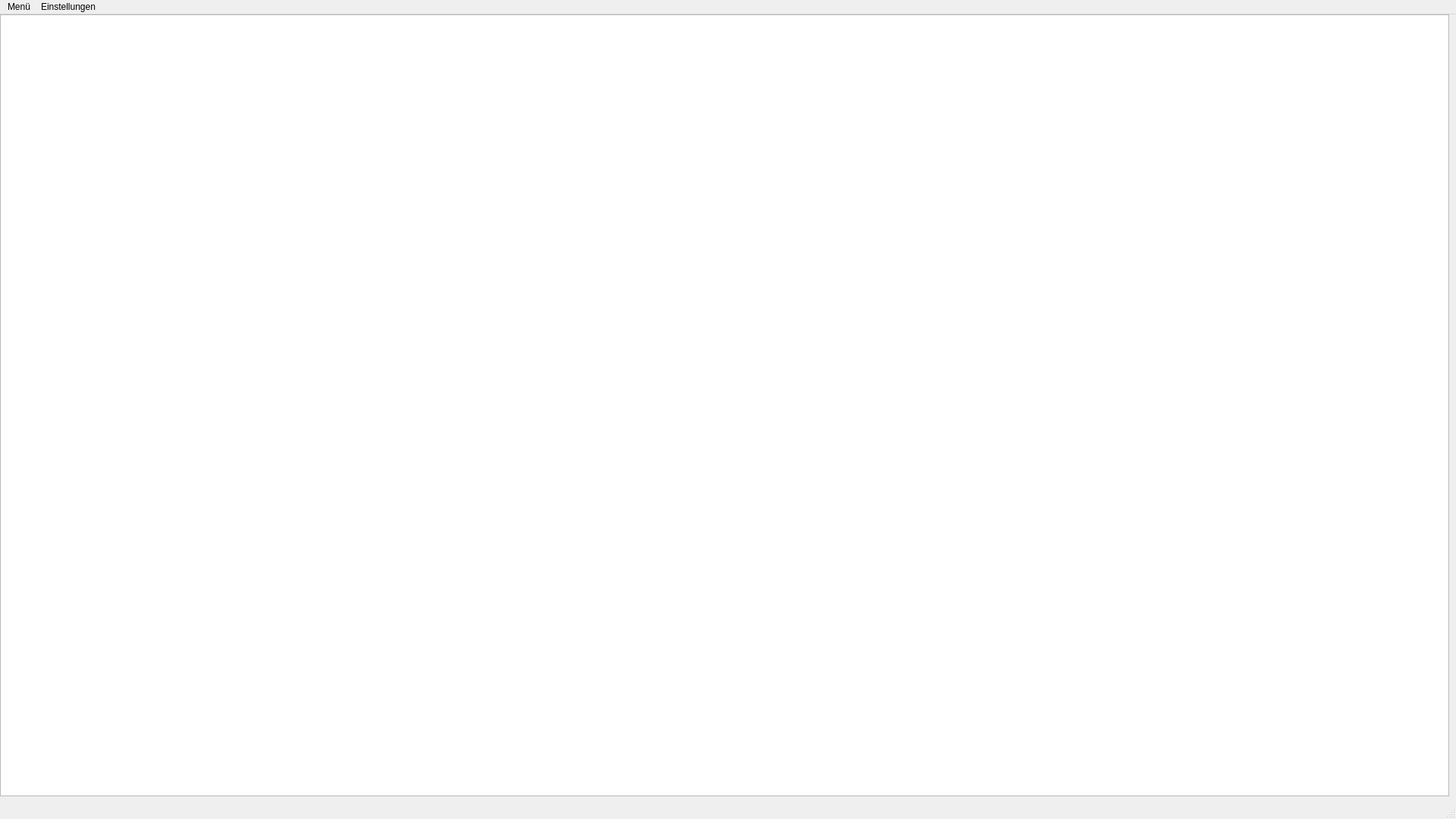
<?xml version="1.0" encoding="UTF-8"?>
<ui version="4.0">
 <class>MainWindow</class>
 <widget class="QMainWindow" name="MainWindow">
  <property name="geometry">
   <rect>
    <x>0</x>
    <y>0</y>
    <width>1920</width>
    <height>1080</height>
   </rect>
  </property>
  <property name="windowTitle">
   <string>MainWindow</string>
  </property>
  <widget class="QWidget" name="centralwidget">
   <widget class="QWidget" name="verticalLayoutWidget">
    <property name="geometry">
     <rect>
      <x>0</x>
      <y>0</y>
      <width>1911</width>
      <height>1031</height>
     </rect>
    </property>
    <layout class="QHBoxLayout" name="horizontalLayout">
     <item>
      <widget class="QTableView" name="tableView"/>
     </item>
    </layout>
   </widget>
  </widget>
  <widget class="QMenuBar" name="menubar">
   <property name="geometry">
    <rect>
     <x>0</x>
     <y>0</y>
     <width>1920</width>
     <height>21</height>
    </rect>
   </property>
   <widget class="QMenu" name="menuMen">
    <property name="title">
     <string>Menü</string>
    </property>
    <addaction name="separator"/>
    <addaction name="actionAnzeige"/>
    <addaction name="actionDatei_einlesen"/>
    <addaction name="actionFlug_ndern"/>
    <addaction name="actionStatistiken"/>
    <addaction name="actionExportieren"/>
   </widget>
   <widget class="QMenu" name="menuEinstellungen">
    <property name="title">
     <string>Einstellungen</string>
    </property>
    <addaction name="actionAnzeige_2"/>
   </widget>
   <addaction name="menuMen"/>
   <addaction name="menuEinstellungen"/>
  </widget>
  <widget class="QStatusBar" name="statusbar"/>
  <action name="actionAnzeige">
   <property name="icon">
    <iconset resource="icons.qrc">
     <normaloff>:/monitor.png</normaloff>:/monitor.png</iconset>
   </property>
   <property name="text">
    <string>Anzeige</string>
   </property>
  </action>
  <action name="actionDatei_einlesen">
   <property name="icon">
    <iconset resource="icons.qrc">
     <normaloff>:/csv.png</normaloff>:/csv.png</iconset>
   </property>
   <property name="text">
    <string>Datei einlesen</string>
   </property>
  </action>
  <action name="actionFlug_ndern">
   <property name="icon">
    <iconset resource="icons.qrc">
     <normaloff>:/edit.png</normaloff>:/edit.png</iconset>
   </property>
   <property name="text">
    <string>Flug ändern</string>
   </property>
  </action>
  <action name="actionExportieren">
   <property name="icon">
    <iconset resource="icons.qrc">
     <normaloff>:/file.png</normaloff>:/file.png</iconset>
   </property>
   <property name="text">
    <string>Exportieren</string>
   </property>
  </action>
  <action name="actionAnzeige_2">
   <property name="icon">
    <iconset resource="icons.qrc">
     <normaloff>:/colour.png</normaloff>:/colour.png</iconset>
   </property>
   <property name="text">
    <string>Anzeige</string>
   </property>
  </action>
  <action name="actionStatistiken">
   <property name="icon">
    <iconset resource="icons.qrc">
     <normaloff>:/analytics.png</normaloff>:/analytics.png</iconset>
   </property>
   <property name="text">
    <string>Statistiken</string>
   </property>
  </action>
 </widget>
 <resources>
  <include location="icons.qrc"/>
 </resources>
 <connections/>
</ui>
